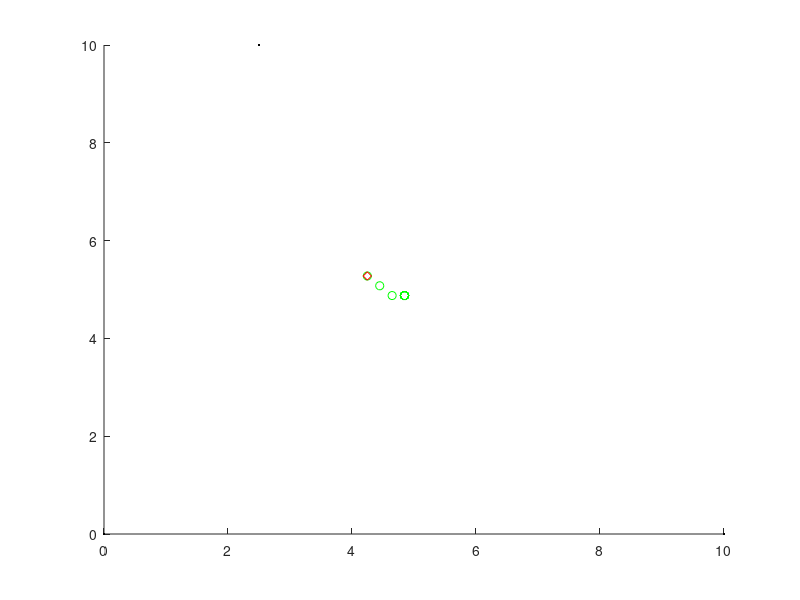

MATLAB code for this plot: (Note: this script raises an error after producing the figure.)
% Cleanup
% clear all;
close all;
% % ------------------------------------------------------------------------
% Initialization
D = 10; % dimensions of a room
nRx = 3; % Number of receivers
nTx = 1; % Number of emitters
dim = 2; % Number of dimensions for the problem
% Rx = D*rand(nRx, dim); % Rx locations x, y in meters
% Rx = abs(Rx); % only pos coordinates
Tx = D*rand(nTx, dim); % Tx location x, y in meters
Tx = abs(Tx); % only pos coordinates
c = 299792458; % speed of light in m/s
% 
% Rx receiver positions
Rx = [0,0;D,0;.25*D,D];
real = Tx;
calculated = zeros(1,2);



for i=1:1:14

    if (D-Tx(1)>Tx(1)-0)
        Tx(1)=Tx(1)+0.2;
    end
    if (D-Tx(1)<Tx(1)-0)
        Tx(1)=Tx(1)-0.2;
    end
    if (D-Tx(2)>Tx(2)-0)
        Tx(2)=Tx(2)+0.2;
    end
    if (D-Tx(2)<Tx(2)-0)
        Tx(2)=Tx(2)-0.2;
    end
    real(i,:) = Tx;
    
% time inputs
% time1; time2; time3;
% distance1 = time1*c; distance2 = time2*c; distance3 = time3*c;

% Time = Distance / c
% Distance formula sqrt((x1-x)^2 + (y1-y)^2)
distance1 = sqrt((Rx(1,1) - Tx(1))^2 + (Rx(1,2) - Tx(2))^2); % example distance
% time1 = distance1/c;
% Distance formula sqrt((x2-x)^2 + (y2-y)^2)
distance2 = sqrt((Rx(2,1) - Tx(1))^2 + (Rx(2,2) - Tx(2))^2); % example distance
% time2 = distance2/c;
% Distance formula sqrt((x3-x)^2 + (y3-y)^2)
distance3 = sqrt((Rx(3,1) - Tx(1))^2 + (Rx(3,2) - Tx(2))^2); % example distance
% time3 = distance3/c;

% distance difference
delta_r12 = distance2 - distance1;
delta_r13 = distance3 - distance1;
delta_r23 = distance3 - distance2;


% 
% % distance difference using times
% delta_r12 = c*(time2 - time1);
% delta_r13 = c*(time3 - time1);
% 
% t12 = delta_r12 / c;
% t13 = delta_r13 / c;
% t23 = delta_r23 / c;

% % ------------------------------------------------------------------------
% 
% % Math
% 
% % Brute force approach
% tol = 0.003; % Tolerance
% tic;
% 
% x = D*abs(rand());
% y = D*abs(rand());
% 
% % Difference in distances to Tx of Rx 1 & 2
% eq12 = sqrt((Rx(2,1)-x)^2 + (Rx(2,2)-y)^2) - sqrt((Rx(1,1)-x)^2 + (Rx(1,2)-y)^2) - delta_r12; 
% % Difference in distances to Tx of Rx 1 & 3
% eq13 = sqrt((Rx(3,1)-x)^2 + (Rx(3,2)-y)^2) - sqrt((Rx(1,1)-x)^2 + (Rx(1,2)-y)^2) - delta_r13;
% iter = 0; % iterations
% while abs(eq12) > tol || abs(eq13) > tol
%     iter = iter + 1;
%     x = D*abs(rand());
%     y = D*abs(rand());
% 
%     % Difference in distances to Tx of Rx 1 & 2
%     eq12 = sqrt((Rx(2,1)-x)^2 + (Rx(2,2)-y)^2) - sqrt((Rx(1,1)-x)^2 + (Rx(1,2)-y)^2) - delta_r12; 
%     % Difference in distances to Tx of Rx 1 & 3
%     eq13 = sqrt((Rx(3,1)-x)^2 + (Rx(3,2)-y)^2) - sqrt((Rx(1,1)-x)^2 + (Rx(1,2)-y)^2) - delta_r13;
% 
% end
% bf = toc;
% brute_force = [x y];


% Bisection method

% % Define the equations
% f = @(x, y) sqrt((Rx(2,1)-x)^2 + (Rx(2,2)-y)^2) - sqrt((Rx(1,1)-x)^2 + (Rx(1,2)-y)^2) - delta_r12;  % Example equation 1
% g = @(x, y) sqrt((Rx(3,1)-x)^2 + (Rx(3,2)-y)^2) - sqrt((Rx(1,1)-x)^2 + (Rx(1,2)-y)^2) - delta_r13;       % Example equation 2
% 
% % Define the bisection search parameters
% tol = 1; % Tolerance for convergence
% max_iter = 10000; % Maximum number of iterations
% 
% % Initial guess for the interval
% x_lower = 0;
% x_upper = 10;
% y_lower = 0;
% y_upper = 10;
% 
% % Bisection search loop
% for iter = 1:max_iter
% 
%     % Bisection step
%     x_mid = (x_lower + x_upper) / 2;
%     y_mid = (y_lower + y_upper) / 2;
% 
%     % Evaluate the equations at the midpoints
%     f_mid = f(x_mid, y_mid);
%     g_mid = g(x_mid, y_mid);
% 
%     % Check for convergence
%     if abs(f_mid) < tol && abs(g_mid) < tol
%         x_solution = x_mid;
%         y_solution = y_mid;
%         disp(['Converged in ', num2str(iter), ' iterations']);
%         return;
%     end
% 
%     % Update the interval based on the signs of f_mid and g_mid
%     if f_mid * f(x_lower, y_lower) < 0
%         x_upper = x_mid;
%         y_upper = y_mid;
%     else
%         x_lower = x_mid;
%         y_lower = y_mid;
%     end
% 
% end
% 
% % If max_iter is reached, display a warning
% warning('Maximum number of iterations reached without convergence');
% 
% disp(x_solution);
% disp(y_solution);

% ------------------------------------------------------------------------
% Least Squares Method
% Define the objective function

objective = @(xy) [
    sqrt((Rx(2,1) - xy(1))^2 + (Rx(2,2) - xy(2))^2) - sqrt((Rx(1,1) - xy(1))^2 + (Rx(1,2) - xy(2))^2) - delta_r12;
    sqrt((Rx(3,1) - xy(1))^2 + (Rx(3,2) - xy(2))^2) - sqrt((Rx(1,1) - xy(1))^2 + (Rx(1,2) - xy(2))^2) - delta_r13
];
tic;


    % Initial guess for transmitter position
    x0 = [D*rand(), D*rand()]; % Random initial guess within the room dimensions
    
    % Use least squares optimization to minimize the objective function
    % options = optimset('Display','iter');
    transmitter_position = lsqnonlin(objective, x0, [], []);
    calculated(i,:) = transmitter_position;
    x = transmitter_position(1);
    y = transmitter_position(2);
    ls = toc;


% disp('Estimated source position:');
% disp(brute_force);
% disp('Actual source position:');
% disp(Tx);
% disp('Error:');
% disp(abs(sqrt((Tx(1) - brute_force(1))^2 + (Tx(2) - brute_force(2))^2)));
% disp(['Brute Force approach took: ', num2str(bf), ' seconds']);

disp('Estimated source position:');
disp([x y]);
disp('Actual source position:');
disp(Tx);
disp('Error:');
format longg;
disp(abs(sqrt((Tx(1) - x)^2 + (Tx(2) - y)^2)));
disp(['Least Squares approach took: ', num2str(ls), ' seconds']);
end

for i= 1:1:14
pause(0.70);

figure(1); clf; hold on;

p(1) = plot(Rx(1,1), Rx(1,2), 'k.');
p(2) = plot(Rx(2,1), Rx(2,2), 'k.');
p(3) = plot(Rx(3,1), Rx(3,2), 'k.');
p(4) = plot(real(:,1), real(:,2), 'go'); % Actual Tx position

% ------------------------------------------------------------------------
% Plot the results

% Rx positions
% figure(1); clf; hold on;
% zfun = @(x,y) sqrt((Rx(2,1) - x).^2 + (Rx(2,2) - y).^2) - sqrt((Rx(1,1) - x).^2 + (Rx(1,2) - y).^2);
% zfun2 = @(x,y) sqrt((Rx(3,1) - x)^2 + (Rx(3,2) - y)^2) - sqrt((Rx(1,1) - x)^2 + (Rx(1,2) - y)^2);
% zfun3 = @(x,y) sqrt((Rx(3,1) - x)^2 + (Rx(3,2) - y)^2) - sqrt((Rx(2,1) - x)^2 + (Rx(2,2) - y)^2);
% 
% fcontour(zfun, 'LineColor', 'b', 'LevelList', 2, 'LineWidth', 1, 'LineStyle', '--');
% fcontour(zfun2, 'LineColor', 'b', 'LevelList', 4, 'LineWidth', 1, 'LineStyle', '--');
% fcontour(zfun3, 'LineColor', 'b', 'LevelList', -2, 'LineWidth', 1, 'LineStyle', '--');

% 
% p(1) = plot(Rx(1,1), Rx(1,2), 'k.');
% p(2) = plot(Rx(2,1), Rx(2,2), 'k.');
% p(3) = plot(Rx(3,1), Rx(3,2), 'k.');

% Tx position
% p(4) = plot(calculated(:,1), calculated(:,2), 'go'); % Actual Tx position

p(5) = plot(calculated(i,1),calculated(i,2), 'rdiamond'); % Calculated Tx position

p(1).MarkerSize = 20;
p(2).MarkerSize = 20;
p(3).MarkerSize = 20;
p(4).MarkerSize = 6; p(4).LineWidth = 1.5;
p(5).MarkerSize = 6; p(5).LineWidth = 1.5;

xlabel('X-axis (meters)');
ylabel('Y-axis (meters)');
title('Time Difference of Arrival');

% Plot lines for fun

L1 = line([Rx(1,1) calculated(i,1)], [Rx(1,2) calculated(i,2)], 'Color', 'blue', 'LineStyle', '--');
L2 = line([Rx(2,1) calculated(i,1)], [Rx(2,2) calculated(i,2)], 'Color', 'blue', 'LineStyle', '--');
L3 = line([Rx(3,1) calculated(i,1)], [Rx(3,2) calculated(i,2)], 'Color', 'blue', 'LineStyle', '--');

legend([p(1), p(2), p(3), p(4), p(5)], 'Rx 1', 'Rx 2', 'Rx 3', 'Tx Actual', 'Tx Calculated', 'NumColumns', 1);



hold off;
end
% % Find all values which the difference between distance 1 and distance 2 is
% 
